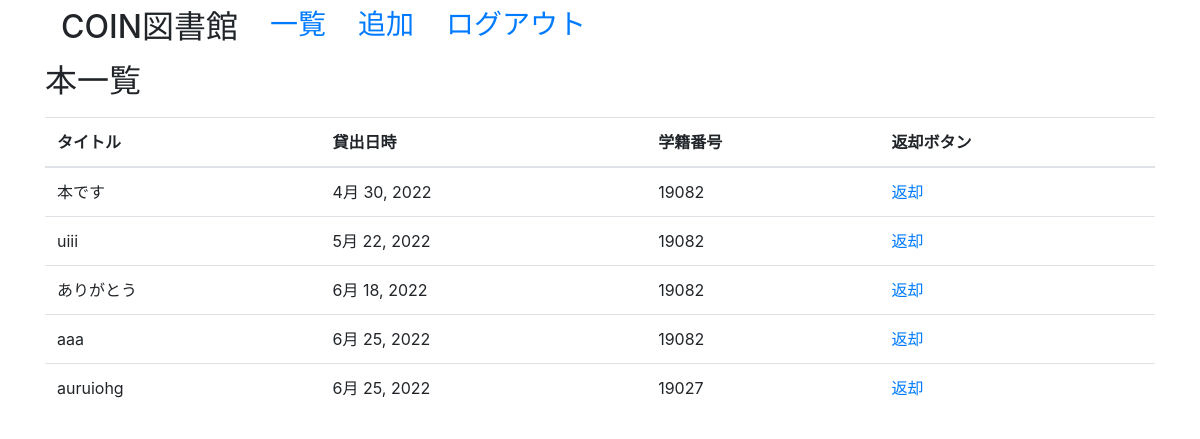
Page /library/main/ (signed in) on the earlier database version.
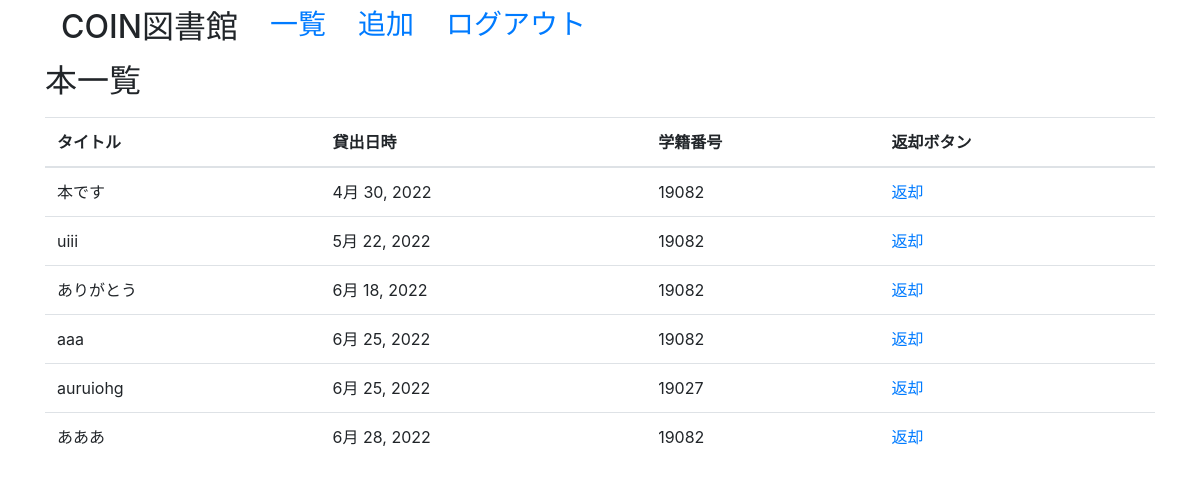
Same page on the later database version.
### library/models.py (models this page shows, shortened)
class BookList(models.Model):
    id = models.AutoField(primary_key=True)
    studentid = models.ForeignKey(UserList, on_delete=models.CASCADE)
    title = models.CharField('本のタイトル', max_length=200)
    date = models.DateField('本を借りた日', default = django.utils.timezone.now)

class UserList(models.Model):
    id = models.AutoField(primary_key=True)
    studentid = models.CharField('学籍番号', max_length=5)
    username = models.CharField('ユーザー名', max_length=100)
    def __str__(self):
        return self.studentid

### library/views.py (the view)
# urls.py: path("main/", views.IndexView.as_view(), name="main"),
class IndexView(generic.ListView):
    model = BookList
    template_name = "library/book_list.html"

### library/templates/library/book_list.html (shortened to what this page needs)
{% extends 'library/base.html' %}
{% block content %}
<h2>本一覧</h2>
<table class="table">
    <thead>
        <tr>
            <th>タイトル</th>
            <th>貸出日時</th>
            <th>学籍番号</th>
            <th>返却ボタン</th>
        </tr>
    </thead>
    <tbody>
        {% for book in booklist_list %}
        <tr>
            <td>{{ book.title }}</td>
            <td>{{ book.date }}</td>
            <td>{{ book.studentid }}</td>
            <td><a href="{% url 'library:return' book.id %}">返却</a></td>
        </tr>
        {% endfor %}
    </tbody>
</table>
{% endblock content %}

### library/templates/library/base.html (shortened to what this page needs)
<!doctype html>
<html lang="ja">
    <head>
    <link rel="stylesheet" href="https://maxcdn.bootstrapcdn.com/bootstrap/4.0.0-beta.2/css/bootstrap.min.css">
    </head>
    <body>
    {% if user.is_authenticated %}
    <div class="container">
        <nav class="nav">
            <a class="nav-link"><h2>COIN図書館</h2></a>
            <a class="nav-link" href="{% url 'library:main' %}"><h3>一覧</h3></a>
            <a class="nav-link" href="{% url 'library:add' %}"><h3>追加</h3></a>
            <a class="nav-link" href="{% url 'library:logout' %}"><h3>ログアウト</h3></a>
        </nav>
        {% block content %}
        {% endblock %}
    {% endif %}
    </div>
    </body>
</html>

Differences in the rows shown:
added BookList: title "あああ", date "6月 28, 2022", studentid "19082"
